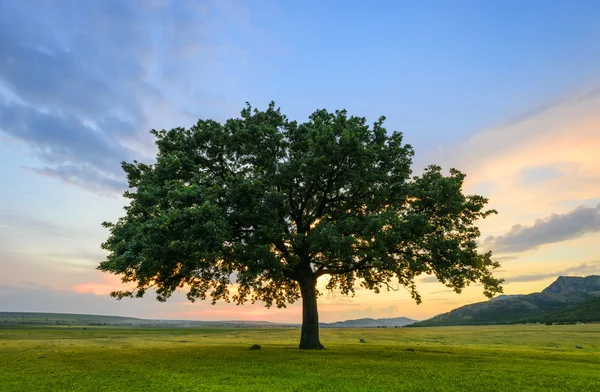
#> input picture Input/tree.webp, 600 x 392 px
$ python Q3.py
#> lines starting #> are read from the running program, lines starting #| are printed output that depends on the picture
import cv2
import matplotlib.pyplot as plt

# Input the original
image = cv2.imread('Input/tree.webp', cv2.IMREAD_COLOR)
#> image is the input picture: shape (392, 600, 3); mean B, G, R 129, 135.6, 121.2

if image is None:
    print("Error: Could not load image.")
    exit()

#Get image dimensions
(h, w) = image.shape[:2]
#> h = 392; w = 600
center = (w // 2, h // 2)
#> center = (300, 196)

# Rotate 45 degrees
M_45 = cv2.getRotationMatrix2D(center, 45, 1.0)
rotated_45 = cv2.warpAffine(image, M_45, (w, h))  # May crop corners
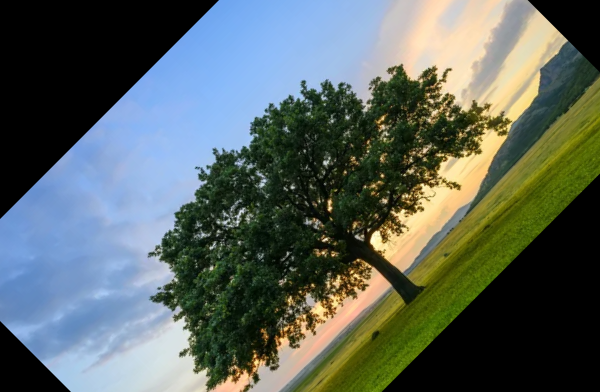
#> rotated_45: shape (392, 600, 3); mean B, G, R 95.4, 100.9, 90.3

# Rotate 90 degrees
rotated_90 = cv2.rotate(image, cv2.ROTATE_90_CLOCKWISE)
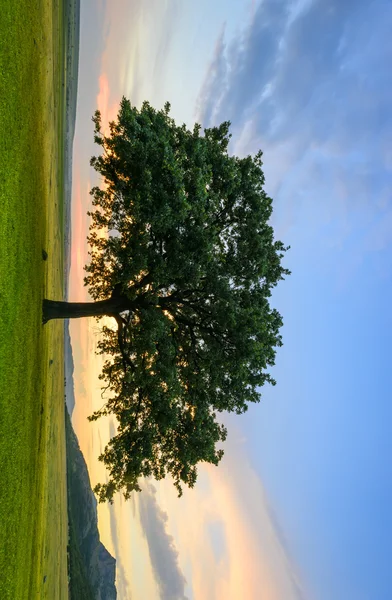
#> rotated_90: shape (600, 392, 3); mean B, G, R 129, 135.6, 121.2

cv2.imwrite('Output/Q3/tree_rotated_45_color.png', rotated_45)
cv2.imwrite('Output/Q3/tree_rotated_90_color.png', rotated_90)

# [13 lines of commented-out code are left out]
